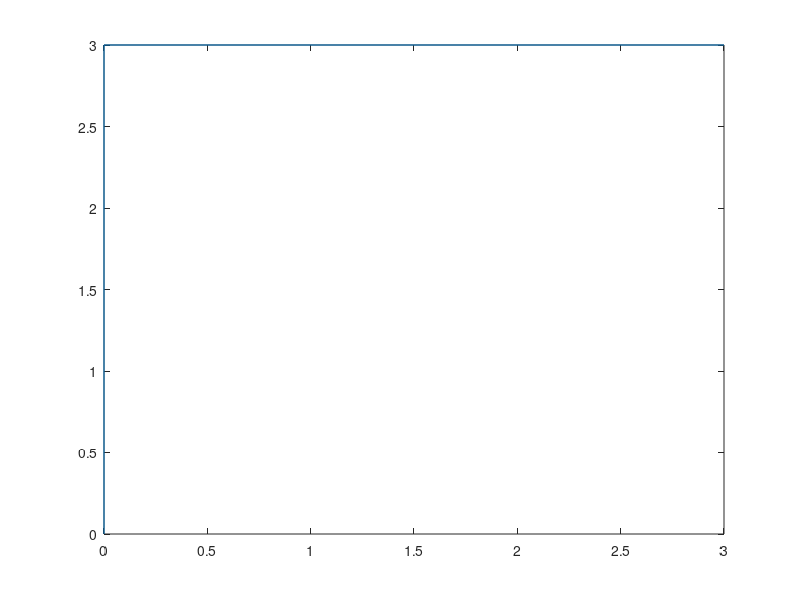

This chart was generated by the following MATLAB code:


close all
clear
clc

                                % simple step function
                                %vectorized
u = @(t)  [3*(t<5);3*(t<2)];



c1= @(t) 3*(t<1);
c2= @(t) 8*(t>4);
trial = @(t)  [c1(t) + c2(t) ;0];


time_tot = 10;
delta_t= 0.1;

t= 0;
num_steps= time_tot/delta_t;

data= zeros(num_steps, 3);

for i= 1:num_steps
  x= u(t);
  data(i,:)= [ x' , t];
  t= t + delta_t;
end

figure
plot( data(:,2), data(:,1));

                                %sinusoidal input
                                %u = @(t) 2000*sin(10*t);

                                %constant input
                                %u = @(t) -6;


                                %incremental quadratic input
                                %u= @(t) 3*t.^2;

                                %logaritmic input
                                %u= @(t)  7*log(t); BUGGED



                                %step input
                                %u = @(t)  8*(t<2);

